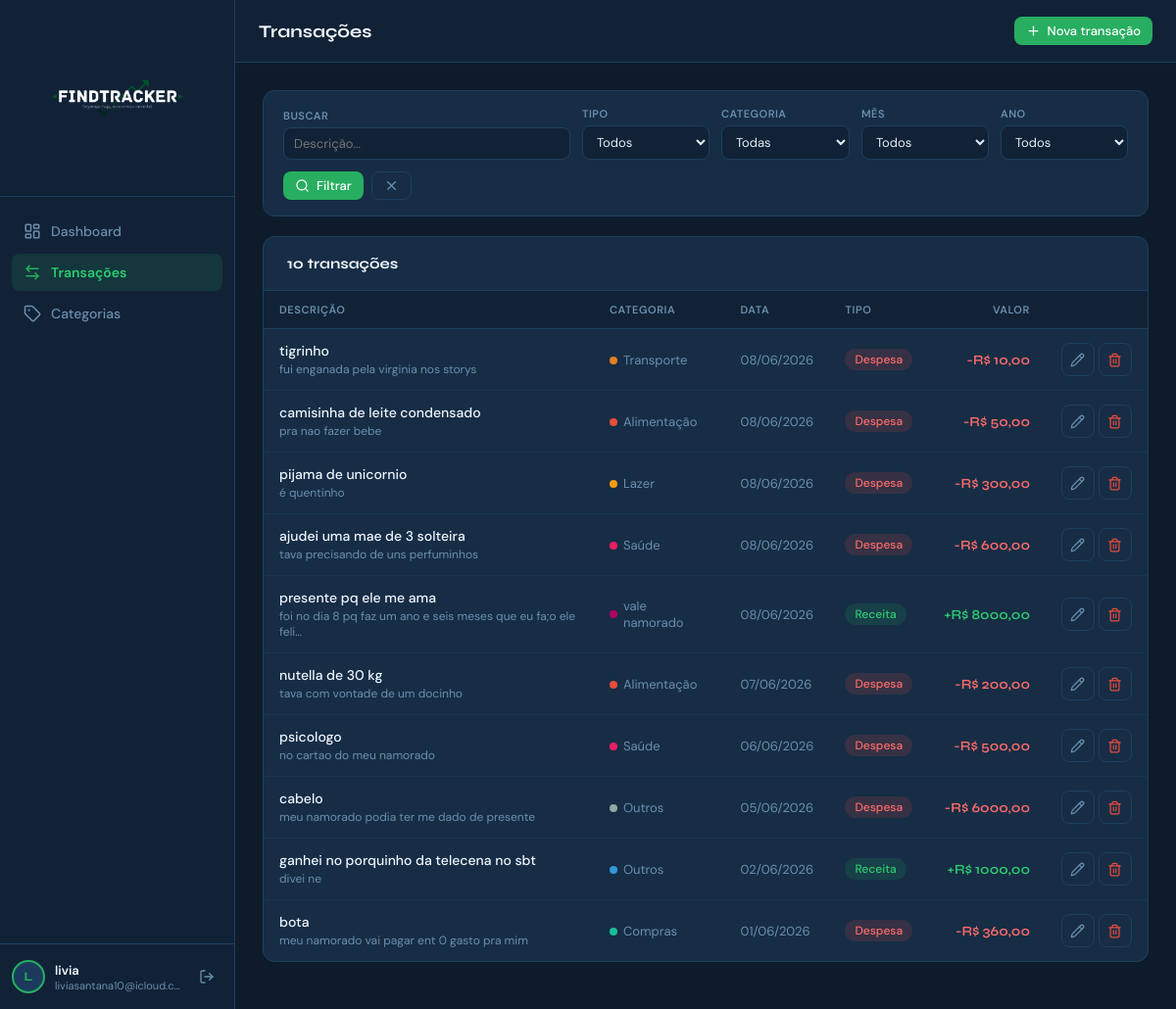
The app's page /transactions (signed in) with its own data.
### models/models.py (models this page shows, shortened)
class User(UserMixin, db.Model):
    __tablename__ = 'users'
    id           = db.Column(db.Integer, primary_key=True)
    name         = db.Column(db.String(120), nullable=False)
    email        = db.Column(db.String(150), unique=True, nullable=False)
    password_hash= db.Column(db.String(256), nullable=False)
    created_at   = db.Column(db.DateTime, default=datetime.utcnow)
    transactions = db.relationship('Transaction', backref='user', lazy=True, cascade='all, delete-orphan')
    categories   = db.relationship('Category',    backref='user', lazy=True, cascade='all, delete-orphan')

class Transaction(db.Model):
    __tablename__ = 'transactions'
    id          = db.Column(db.Integer, primary_key=True)
    description = db.Column(db.String(200), nullable=False)
    amount      = db.Column(db.Float, nullable=False)
    type        = db.Column(db.String(10), nullable=False)  # 'income' | 'expense'
    date        = db.Column(db.Date, nullable=False, default=datetime.utcnow)
    notes       = db.Column(db.Text, default='')
    user_id     = db.Column(db.Integer, db.ForeignKey('users.id'),    nullable=False)
    category_id = db.Column(db.Integer, db.ForeignKey('categories.id'), nullable=True)
    created_at  = db.Column(db.DateTime, default=datetime.utcnow)

class Category(db.Model):
    __tablename__ = 'categories'
    id      = db.Column(db.Integer, primary_key=True)
    name    = db.Column(db.String(80), nullable=False)
    icon    = db.Column(db.String(40), default='tag')
    color   = db.Column(db.String(7),  default='#27AE60')
    type    = db.Column(db.String(10), nullable=False)   # 'income' | 'expense'
    user_id = db.Column(db.Integer, db.ForeignKey('users.id'), nullable=False)
    transactions = db.relationship('Transaction', backref='category', lazy=True)

### routes/main.py (the view)
@main_bp.route('/transactions')
@login_required
def transactions():
    page     = request.args.get('page', 1, type=int)
    ttype    = request.args.get('type', '')
    cat_id   = request.args.get('category', 0, type=int)
    month    = request.args.get('month', 0, type=int)
    year     = request.args.get('year',  0, type=int)
    search   = request.args.get('search', '')
    q = Transaction.query.filter_by(user_id=current_user.id)
    if ttype:    q = q.filter_by(type=ttype)
    if cat_id:   q = q.filter_by(category_id=cat_id)
    if month:    q = q.filter(extract('month', Transaction.date) == month)
    if year:     q = q.filter(extract('year',  Transaction.date) == year)
    if search:   q = q.filter(Transaction.description.ilike(f'%{search}%'))
    transactions = q.order_by(Transaction.date.desc(), Transaction.id.desc()).paginate(page=page, per_page=15)
    categories   = Category.query.filter_by(user_id=current_user.id).order_by(Category.name).all()
    today        = date.today()
    return render_template('transactions.html',
        transactions=transactions,
        categories=categories,
        filters={'type': ttype, 'category': cat_id, 'month': month, 'year': year, 'search': search},
        today=today,
        years=list(range(today.year - 3, today.year + 1))
    )

### app.py (called while the page is built)
def create_app():
    app = Flask(__name__)
    app.config['SECRET_KEY']          = os.environ.get('SECRET_KEY', 'fintrack-secret-2025-change-me')
    app.config['SQLALCHEMY_DATABASE_URI']        = 'sqlite:///fintrack.db'
    app.config['SQLALCHEMY_TRACK_MODIFICATIONS'] = False
    db.init_app(app)
    login_manager = LoginManager(app)
    login_manager.login_view     = 'auth.login'
    login_manager.login_message  = 'Faça login para continuar.'
    login_manager.login_message_category = 'info'
    @login_manager.user_loader
    def load_user(user_id):
        return User.query.get(int(user_id))
    app.register_blueprint(auth_bp)
    app.register_blueprint(main_bp)
    with app.app_context():
        db.create_all()
    return app

### templates/transactions.html (shortened to what this page needs)
{% extends 'base.html' %}
{% block page_title %}Transações{% endblock %}
{% block topbar_actions %}
  <a href="{{ url_for('main.add_transaction') }}" class="btn btn-primary btn-sm">
    <i data-lucide="plus"></i> Nova transação
  </a>
{% endblock %}
{% block content %}
<form method="GET" class="filters-bar">
  <div class="filter-group" style="flex:2;min-width:180px">
    <label class="filter-label">Buscar</label>
    <input type="text" name="search" class="filter-control" placeholder="Descrição..." value="{{ filters.search }}">
  </div>
  <div class="filter-group">
    <label class="filter-label">Tipo</label>
    <select name="type" class="filter-control">
      <option value="">Todos</option>
    </select>
  </div>
  <div class="filter-group">
    <label class="filter-label">Categoria</label>
    <select name="category" class="filter-control">
      <option value="">Todas</option>
    </select>
  </div>
  <div class="filter-group">
    <label class="filter-label">Mês</label>
    <select name="month" class="filter-control">
      <option value="">Todos</option>
    </select>
  </div>
  <div class="filter-group">
    <label class="filter-label">Ano</label>
    <select name="year" class="filter-control">
      <option value="">Todos</option>
    </select>
  </div>
  <div style="display:flex;gap:8px;align-items:flex-end">
    <button type="submit" class="btn btn-primary btn-sm"><i data-lucide="search"></i> Filtrar</button>
    <a href="{{ url_for('main.transactions') }}" class="btn btn-ghost btn-sm"><i data-lucide="x"></i></a>
  </div>
</form>
<div class="table-card">
  <div class="table-header">
    <span class="table-title">
      {{ transactions.total }} transaç{{ 'ão' if transactions.total == 1 else 'ões' }}
    </span>
  </div>
  {% if transactions.items %}
  <table>
    <thead>
      <tr>
        <th>Descrição</th>
        <th>Categoria</th>
        <th>Data</th>
        <th>Tipo</th>
        <th class="text-right">Valor</th>
        <th></th>
      </tr>
    </thead>
    <tbody>
      {% for tx in transactions.items %}
      <tr>
        <td class="td-desc">
          {{ tx.description }}
          {% if tx.notes %}<div class="tx-notes">{{ tx.notes[:60] }}{{ '…' if tx.notes|length > 60 }}</div>{% endif %}
        </td>
        <td>
          {% if tx.category %}
          <span style="display:inline-flex;align-items:center;gap:6px">
            <span style="width:8px;height:8px;border-radius:50%;background:{{ tx.category.color }};display:inline-block;flex-shrink:0"></span>
            <span style="font-size:13px;color:var(--muted)">{{ tx.category.name }}</span>
          </span>
          {% else %}<span style="color:var(--muted2);font-size:13px">—</span>{% endif %}
        </td>
        <td style="color:var(--muted);font-size:13px;white-space:nowrap">{{ tx.date.strftime('%d/%m/%Y') }}</td>
        <td><span class="badge badge-{{ tx.type }}">{{ 'Receita' if tx.type == 'income' else 'Despesa' }}</span></td>
        <td class="text-right amount-{{ tx.type }}" style="white-space:nowrap">
          {{ '+' if tx.type == 'income' else '-' }}R$ {{ '%.2f'|format(tx.amount)|replace('.',',') }}
        </td>
        <td>
          <div class="tx-actions">
            <a href="{{ url_for('main.edit_transaction', tx_id=tx.id) }}" class="btn btn-ghost btn-icon btn-sm" title="Editar">
              <i data-lucide="pencil"></i>
            </a>
            <form method="POST" action="{{ url_for('main.delete_transaction', tx_id=tx.id) }}"
                  onsubmit="return confirm('Remover esta transação?')">
              <button type="submit" class="btn btn-ghost btn-icon btn-sm" title="Excluir" style="color:var(--red)">
                <i data-lucide="trash-2"></i>
              </button>
            </form>
          </div>
        </td>
      </tr>
      {% endfor %}
    </tbody>
  </table>
  {% endif %}
</div>
{% endblock %}

### templates/base.html (shortened to what this page needs)
<!DOCTYPE html>
<html lang="pt-BR">
<head>
  <link rel="stylesheet" href="{{ url_for('static', filename='css/style.css') }}">
</head>
<body>
{% if current_user.is_authenticated %}
<aside class="sidebar" id="sidebar">
  <div class="sidebar-logo">
  <img src="{{ url_for('static', filename='img/logo-dark.png') }}" alt="FinTrack" class="sidebar-logo-img">
</div>
  <nav class="sidebar-nav">
    <a href="{{ url_for('main.dashboard') }}"    class="nav-item {% if request.endpoint == 'main.dashboard'    %}active{% endif %}">
      <i data-lucide="layout-dashboard"></i><span>Dashboard</span>
    </a>
    <a href="{{ url_for('main.transactions') }}" class="nav-item {% if 'transaction' in request.endpoint %}active{% endif %}">
      <i data-lucide="arrow-left-right"></i><span>Transações</span>
    </a>
    <a href="{{ url_for('main.categories') }}"   class="nav-item {% if 'categor' in request.endpoint %}active{% endif %}">
      <i data-lucide="tag"></i><span>Categorias</span>
    </a>
  </nav>
  <div class="sidebar-footer">
    <div class="user-info">
      <div class="user-avatar">{{ current_user.name[0].upper() }}</div>
      <div class="user-details">
        <span class="user-name">{{ current_user.name.split()[0] }}</span>
        <span class="user-email">{{ current_user.email }}</span>
      </div>
    </div>
    <a href="{{ url_for('auth.logout') }}" class="logout-btn" title="Sair">
      <i data-lucide="log-out"></i>
    </a>
  </div>
</aside>
<div class="main-wrap">
  <header class="topbar">
    <div class="topbar-title">{% block page_title %}{% endblock %}</div>
    <div class="topbar-actions">{% block topbar_actions %}{% endblock %}</div>
  </header>
  <main class="page-content">
    {% block content %}{% endblock %}
  </main>
</div>
{% endif %}
</body>
</html>

### records on screen
User: name "L", name "livia", email "liviasantana10@icloud.c…"
Transaction: description "tigrinho", notes "fui enganada pela virginia nos storys", category.name "Transporte", date "08/06/2026", type "Despesa", type "-", amount "10,00"
Transaction: description "camisinha de leite condensado", notes "pra nao fazer bebe", category.name "Alimentação", date "08/06/2026", type "Despesa", type "-", amount "50,00"
Transaction: description "pijama de unicornio", notes "é quentinho", category.name "Lazer", date "08/06/2026", type "Despesa", type "-", amount "300,00"
Transaction: description "ajudei uma mae de 3 solteira", notes "tava precisando de uns perfuminhos", category.name "Saúde", date "08/06/2026", type "Despesa", type "-", amount "600,00"
Transaction: description "presente pq ele me ama", notes "foi no dia 8 pq faz um ano e seis meses que eu fa;o ele feli", notes "…", category.name "vale namorado", date "08/06/2026", type "Receita", type "+", amount "8000,00"
Transaction: description "nutella de 30 kg", notes "tava com vontade de um docinho", category.name "Alimentação", date "07/06/2026", type "Despesa", type "-", amount "200,00"
Transaction: description "psicologo", notes "no cartao do meu namorado", category.name "Saúde", date "06/06/2026", type "Despesa", type "-", amount "500,00"
Transaction: description "cabelo", notes "meu namorado podia ter me dado de presente", category.name "Outros", date "05/06/2026", type "Despesa", type "-", amount "6000,00"
Transaction: description "ganhei no porquinho da telecena no sbt", notes "divei ne", category.name "Outros", date "02/06/2026", type "Receita", type "+", amount "1000,00"
Transaction: description "bota", notes "meu namorado vai pagar ent 0 gasto pra mim", category.name "Compras", date "01/06/2026", type "Despesa", type "-", amount "360,00"

### other values on screen
{{ transactions.total }} "10"
{{ 'ão' if transactions.total == 1 else 'ões' }} "ões"
